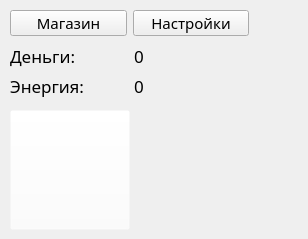
<?xml version="1.0" encoding="UTF-8"?>
<ui version="4.0">
 <class>MainWindow</class>
 <widget class="QMainWindow" name="MainWindow">
  <property name="geometry">
   <rect>
    <x>0</x>
    <y>0</y>
    <width>308</width>
    <height>239</height>
   </rect>
  </property>
  <property name="minimumSize">
   <size>
    <width>308</width>
    <height>239</height>
   </size>
  </property>
  <property name="maximumSize">
   <size>
    <width>308</width>
    <height>239</height>
   </size>
  </property>
  <property name="font">
   <font>
    <family>TOYZ</family>
    <pointsize>11</pointsize>
   </font>
  </property>
  <property name="mouseTracking">
   <bool>false</bool>
  </property>
  <property name="windowTitle">
   <string>Лучший кликер</string>
  </property>
  <widget class="QWidget" name="centralwidget">
   <widget class="QWidget" name="layoutWidget">
    <property name="geometry">
     <rect>
      <x>10</x>
      <y>10</y>
      <width>239</width>
      <height>26</height>
     </rect>
    </property>
    <layout class="QHBoxLayout" name="horizontalLayout_3">
     <item>
      <widget class="QPushButton" name="shopbt">
       <property name="cursor">
        <cursorShape>PointingHandCursor</cursorShape>
       </property>
       <property name="text">
        <string>Магазин</string>
       </property>
      </widget>
     </item>
     <item>
      <widget class="QPushButton" name="settingsbt">
       <property name="cursor">
        <cursorShape>PointingHandCursor</cursorShape>
       </property>
       <property name="text">
        <string>Настройки</string>
       </property>
      </widget>
     </item>
    </layout>
   </widget>
   <widget class="QLabel" name="clickpng">
    <property name="enabled">
     <bool>true</bool>
    </property>
    <property name="geometry">
     <rect>
      <x>10</x>
      <y>110</y>
      <width>121</width>
      <height>121</height>
     </rect>
    </property>
    <property name="text">
     <string notr="true"/>
    </property>
    <property name="pixmap">
     <pixmap>../images/coockie.png</pixmap>
    </property>
    <property name="scaledContents">
     <bool>true</bool>
    </property>
    <property name="wordWrap">
     <bool>false</bool>
    </property>
    <property name="openExternalLinks">
     <bool>false</bool>
    </property>
    <property name="textInteractionFlags">
     <set>Qt::NoTextInteraction</set>
    </property>
   </widget>
   <widget class="QPushButton" name="clickbt">
    <property name="geometry">
     <rect>
      <x>10</x>
      <y>110</y>
      <width>120</width>
      <height>120</height>
     </rect>
    </property>
    <property name="cursor">
     <cursorShape>PointingHandCursor</cursorShape>
    </property>
    <property name="styleSheet">
     <string notr="true">background-color:  rgba(255,255,255,0)
</string>
    </property>
    <property name="text">
     <string/>
    </property>
   </widget>
   <widget class="QLabel" name="mousekek">
    <property name="enabled">
     <bool>true</bool>
    </property>
    <property name="geometry">
     <rect>
      <x>180</x>
      <y>110</y>
      <width>121</width>
      <height>121</height>
     </rect>
    </property>
    <property name="text">
     <string notr="true"/>
    </property>
    <property name="pixmap">
     <pixmap>../images/mouse2.png</pixmap>
    </property>
    <property name="scaledContents">
     <bool>true</bool>
    </property>
    <property name="wordWrap">
     <bool>false</bool>
    </property>
    <property name="openExternalLinks">
     <bool>false</bool>
    </property>
    <property name="textInteractionFlags">
     <set>Qt::NoTextInteraction</set>
    </property>
   </widget>
   <widget class="QWidget" name="layoutWidget">
    <property name="geometry">
     <rect>
      <x>10</x>
      <y>44</y>
      <width>241</width>
      <height>54</height>
     </rect>
    </property>
    <layout class="QVBoxLayout" name="verticalLayout">
     <item>
      <layout class="QHBoxLayout" name="horizontalLayout">
       <item>
        <widget class="QLabel" name="moneylb">
         <property name="font">
          <font>
           <pointsize>13</pointsize>
          </font>
         </property>
         <property name="text">
          <string>Деньги:</string>
         </property>
        </widget>
       </item>
       <item>
        <widget class="QLabel" name="moneyint">
         <property name="font">
          <font>
           <pointsize>13</pointsize>
          </font>
         </property>
         <property name="text">
          <string>0</string>
         </property>
        </widget>
       </item>
      </layout>
     </item>
     <item>
      <layout class="QHBoxLayout" name="horizontalLayout_2">
       <item>
        <widget class="QLabel" name="energylb">
         <property name="font">
          <font>
           <pointsize>13</pointsize>
          </font>
         </property>
         <property name="text">
          <string>Энергия:</string>
         </property>
        </widget>
       </item>
       <item>
        <widget class="QLabel" name="energyint">
         <property name="font">
          <font>
           <pointsize>13</pointsize>
          </font>
         </property>
         <property name="text">
          <string>0</string>
         </property>
        </widget>
       </item>
      </layout>
     </item>
    </layout>
   </widget>
  </widget>
 </widget>
 <resources/>
 <connections/>
</ui>
